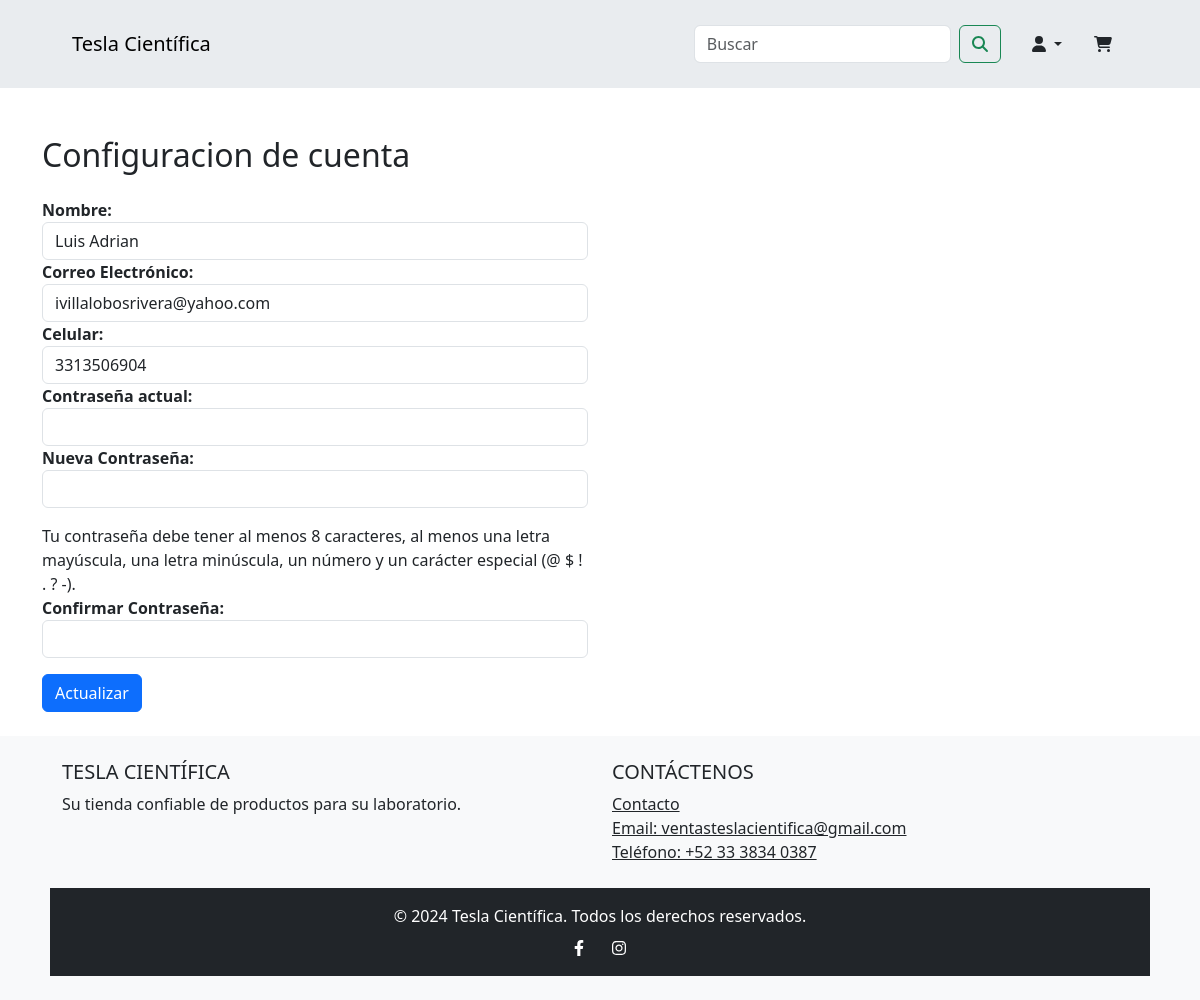
Screenshot of /account (signed in) with the database file from the repository.
### app/models.py (models this page shows, shortened)
class Client(db.Model, UserMixin):
    id = db.Column(db.Integer, primary_key=True)
    name = db.Column(db.String(100), nullable=False)
    email = db.Column(db.String(120), unique=True, nullable=False)
    phone = db.Column(db.String(10), nullable=False)
    password_hash = db.Column(db.String(128), nullable=False)
    is_verified = db.Column(db.Boolean, default=False, server_default="0")
    shipping_addresses = db.relationship("ShippingAddress", backref="client", lazy=True)
    payment_addresses = db.relationship("PaymentAddress", backref="client", lazy=True)
    billing = db.relationship("Billing", backref="client", lazy=True)
    orders = db.relationship("Order", backref="client", lazy=True)
    reset_token = db.Column(db.String(120), nullable=True)
    reset_token_expiration = db.Column(db.DateTime, nullable=True)

### app/routes.py (the view, shortened to what this page needs)
@main.route("/account", methods=["GET", "POST"])
@login_required
def account():
    user = current_user
    form = AccountConfigForm(obj=current_user)
    return render_template("account.html", form=form, is_verified=user.is_verified)

### app/forms.py
class AccountConfigForm(FlaskForm):
    name = StringField('Nombre', validators=[DataRequired()])
    email = StringField('Correo Electrónico', validators=[DataRequired(), Email()])
    phone = StringField('Celular', validators=[DataRequired(), Length(min=10, max=10)],render_kw={"pattern": "[0-9]{10}", "title": "Verifica el número celular"})
    actual_password = PasswordField('Contraseña actual', validators=[DataRequired()])
    password = PasswordField('Nueva Contraseña', validators=[Optional(), Length(min=8)], render_kw={"pattern": "^(?=.*[A-Z])(?=.*[a-z])(?=.*\d)(?=.*[@$!.?-])[A-Za-z\d@$!.?-]{8,}$", "title": "La contraseña debe contener al menos una mayúscula, una minúscula, un número y un caracter especial"})
    confirm_password = PasswordField('Confirmar Contraseña', validators=[
        Optional(),
        EqualTo('password')
    ])
    submit = SubmitField('Actualizar')

### app/models.py (called while the page is built)
@login_manager.user_loader
def load_user(user_id):
    return Client.query.get(int(user_id))

### app/templates/account.html (shortened to what this page needs)
{% include "header.html" %} {% block content %}
<div class="container mt-5">
  <h2 class="mt-3">Configuracion de cuenta</h2>
  <form action="{{ url_for('main.account') }}" method="POST">
    <div class="row mt-4">
      <div class="col-md-6">
        <div class="form-group">
          <label for="name"><strong>Nombre:</strong></label>
          {{ form.name(class_='form-control') }}
        </div>
        <div class="form-group">
          <label for="email"><strong>Correo Electrónico:</strong></label>
          {{ form.email(class_='form-control') }}
        </div>
        <div class="form-group">
          <label for="phone"><strong>Celular:</strong></label>
          {{ form.phone(class_='form-control') }}
        </div>
        <div class="form-group">
          <label for="actual_password"
            ><strong>Contraseña actual:</strong></label
          >
          {{ form.actual_password(class_='form-control') }}
        </div>
        <div class="form-group">
          <label for="password"><strong>Nueva Contraseña:</strong></label>
          {{ form.password(class_='form-control') }}
        </div>
        <div class="form-group mt-3">
          <label
            >Tu contraseña debe tener al menos 8 caracteres, al menos una letra
            mayúscula, una letra minúscula, un número y un carácter especial (@
            $ ! . ? -).</label
          >
        </div>
        <div class="form-group">
          <label for="confirm_password"
            ><strong>Confirmar Contraseña:</strong></label
          >
          {{ form.confirm_password(class_='form-control') }}
        </div>
        {{ form.submit(class_='btn btn-primary mt-3') }}
      </div>
    </div>
  </form>
</div>
{% endblock %} {% include "footer.html" %}

### app/static/css/styles.css (style rules this page uses)
.btn-primary { background-color: #007bff; border-color: #007bff; color: white; }

### rows the page displays
Client: name "Luis Adrian", email "ivillalobosrivera@yahoo.com", phone "3313506904"
